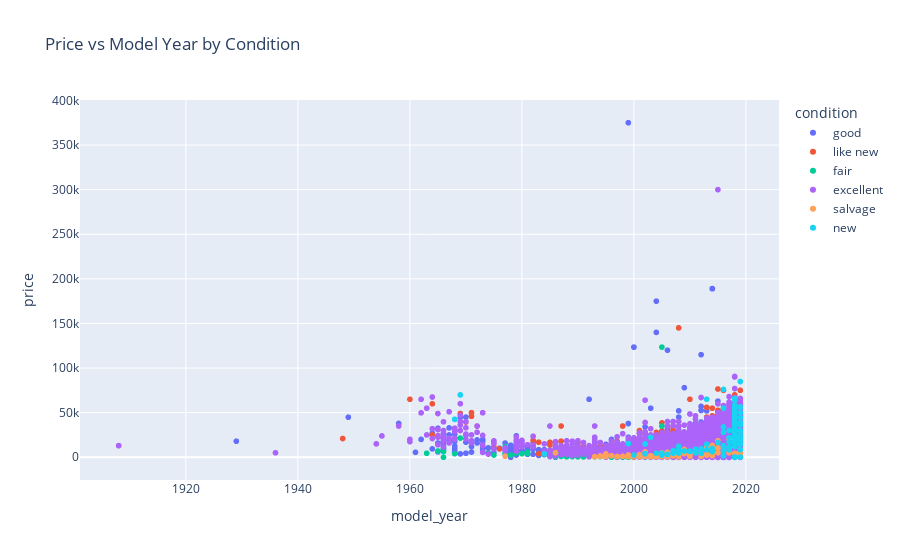

Write notebook code for a chart like this one.
### Markdown cell above
**Another scatter**

### Code cell
df_scatter2 = df_eda.dropna(subset=["model_year"])
fig4 = px.scatter(df_scatter2, x="model_year", y="price", color="condition", title="Price vs Model Year by Condition")
fig4.show()

### Figure 1 — Plotly figure (JSON) as saved in the notebook; plotly's stock layout.template omitted (floating-point values rounded to 4 significant figures; data arrays with more than 128 entries replaced by an {"elided": "..."} marker saying what was removed)
{"data": [{"hovertemplate": "condition=good<br>model_year=%{x}<br>price=%{y}<extra></extra>", "legendgroup": "good", "marker": {"color": "#636efa", "symbol": "circle"}, "mode": "markers", "name": "good", "showlegend": true, "type": "scattergl", "x": {"elided": "18695 float values"}, "xaxis": "x", "y": {"elided": "18695 int values"}, "yaxis": "y"}, {"hovertemplate": "condition=like new<br>model_year=%{x}<br>price=%{y}<extra></extra>", "legendgroup": "like new", "marker": {"color": "#EF553B", "symbol": "circle"}, "mode": "markers", "name": "like new", "showlegend": true, "type": "scattergl", "x": {"elided": "4409 float values"}, "xaxis": "x", "y": {"elided": "4409 int values"}, "yaxis": "y"}, {"hovertemplate": "condition=fair<br>model_year=%{x}<br>price=%{y}<extra></extra>", "legendgroup": "fair", "marker": {"color": "#00cc96", "symbol": "circle"}, "mode": "markers", "name": "fair", "showlegend": true, "type": "scattergl", "x": {"elided": "1492 float values"}, "xaxis": "x", "y": {"elided": "1492 int values"}, "yaxis": "y"}, {"hovertemplate": "condition=excellent<br>model_year=%{x}<br>price=%{y}<extra></extra>", "legendgroup": "excellent", "marker": {"color": "#ab63fa", "symbol": "circle"}, "mode": "markers", "name": "excellent", "showlegend": true, "type": "scattergl", "x": {"elided": "23074 float values"}, "xaxis": "x", "y": {"elided": "23074 int values"}, "yaxis": "y"}, {"hovertemplate": "condition=salvage<br>model_year=%{x}<br>price=%{y}<extra></extra>", "legendgroup": "salvage", "marker": {"color": "#FFA15A", "symbol": "circle"}, "mode": "markers", "name": "salvage", "showlegend": true, "type": "scattergl", "x": [1999.0, 2008.0, 2012.0, 1995.0, 2003.0, 2005.0, 2008.0, 2001.0, 2001.0, 1998.0, 2001.0, 2003.0, 2008.0, 2000.0, 2005.0, 2014.0, 2003.0, 1997.0, 2009.0, 2013.0, 2006.0, 2015.0, 2018.0, 2006.0, 1994.0, 1995.0, 2019.0, 1995.0, 2018.0, 2000.0, 2014.0, 2004.0, 2001.0, 2015.0, 2007.0, 2004.0, 2014.0, 1999.0, 2007.0, 2013.0, 1999.0, 2015.0, 2013.0, 2003.0, 1977.0, 2014.0, 2000.0, 2017.0, 2017.0, 2014.0, 2014.0, 2004.0, 1995.0, 2013.0, 1999.0, 2002.0, 2010.0, 2004.0, 2018.0, 2003.0, 2008.0, 2017.0, 2017.0, 2017.0, 2009.0, 2001.0, 2002.0, 1996.0, 2010.0, 2002.0, 2007.0, 2000.0, 2001.0, 2005.0, 2001.0, 1993.0, 2005.0, 2012.0, 1999.0, 2003.0, 2016.0, 2006.0, 1994.0, 2008.0, 2014.0, 1993.0, 2005.0, 2006.0, 2001.0, 2011.0, 2008.0, 2004.0, 2015.0, 2007.0, 1986.0, 2013.0, 1994.0, 1999.0, 1997.0, 2008.0, 2017.0, 2013.0, 2002.0], "xaxis": "x", "y": [600, 1000, 5500, 999, 850, 5000, 8000, 2500, 1800, 1000, 1500, 1800, 8000, 580, 2700, 11000, 800, 800, 4100, 12900, 400, 18500, 13500, 5500, 900, 850, 4500, 3750, 22000, 800, 1700, 2000, 1500, 5000, 4000, 800, 13000, 800, 2950, 3500, 800, 10700, 9975, 1400, 1200, 3500, 800, 20750, 8750, 13200, 6750, 2950, 2495, 2400, 2500, 800, 1200, 1000, 4500, 500, 4700, 5200, 20750, 8750, 8725, 750, 5000, 1700, 3000, 6000, 2500, 700, 500, 2500, 2250, 650, 700, 1000, 1900, 600, 7000, 1000, 1500, 7000, 4800, 500, 2000, 700, 3000, 5000, 7000, 450, 9900, 1500, 5000, 14500, 1500, 1000, 850, 500, 5000, 2900, 2700], "yaxis": "y"}, {"hovertemplate": "condition=new<br>model_year=%{x}<br>price=%{y}<extra></extra>", "legendgroup": "new", "marker": {"color": "#19d3f3", "symbol": "circle"}, "mode": "markers", "name": "new", "showlegend": true, "type": "scattergl", "x": {"elided": "133 float values"}, "xaxis": "x", "y": {"elided": "133 int values"}, "yaxis": "y"}], "layout": {"legend": {"title": {"text": "condition"}, "tracegroupgap": 0}, "title": {"text": "Price vs Model Year by Condition"}, "xaxis": {"anchor": "y", "domain": [0, 1], "title": {"text": "model_year"}}, "yaxis": {"anchor": "x", "domain": [0, 1], "title": {"text": "price"}}}}
